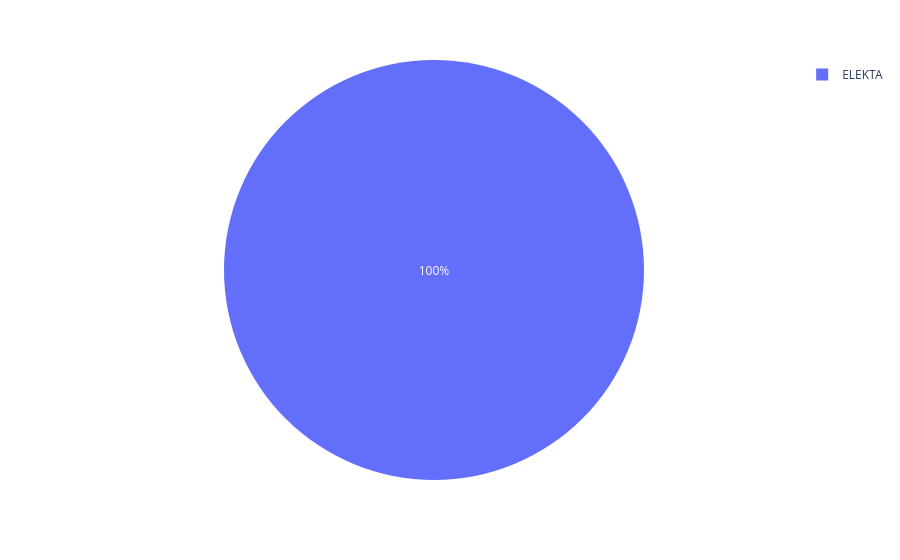
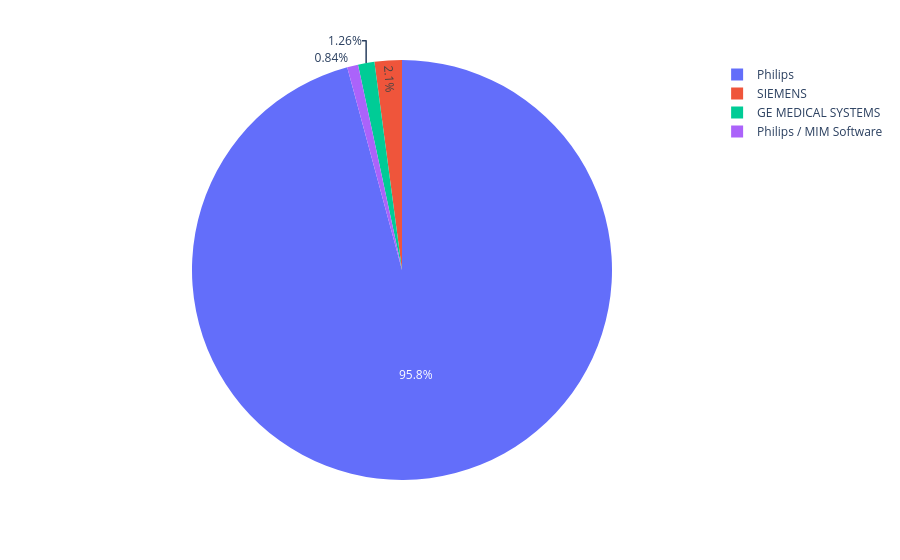

The notebook cell saved with these charts, in order:
### Code cell
import pandas
import plotly.express as px

df = pandas.DataFrame(Manufacturer)
for type in df["type"].unique():
    dff = df[df["type"] == type]
    dff = [{"type": k, "value": len(dff[dff["value"] == k])} for k in dff["value"].unique()]
    dff = pandas.DataFrame(dff)
    print(dff)

    fig = px.pie(dff, values='value', names='type')
    fig.show()

### Figure 1 — Plotly figure (JSON) as saved in the notebook; plotly's stock layout.template omitted (floating-point values rounded to 4 significant figures)
{"data": [{"domain": {"x": [0, 1], "y": [0, 1]}, "hovertemplate": "type=%{label}<br>value=%{value}<extra></extra>", "labels": ["ELEKTA"], "legendgroup": "", "name": "", "showlegend": true, "type": "pie", "values": [168]}], "layout": {"legend": {"tracegroupgap": 0}, "margin": {"t": 60}}}

### Figure 2 — Plotly figure (JSON) as saved in the notebook; plotly's stock layout.template omitted (floating-point values rounded to 4 significant figures)
{"data": [{"domain": {"x": [0, 1], "y": [0, 1]}, "hovertemplate": "type=%{label}<br>value=%{value}<extra></extra>", "labels": ["Philips", "Philips / MIM Software", "GE MEDICAL SYSTEMS", "SIEMENS"], "legendgroup": "", "name": "", "showlegend": true, "type": "pie", "values": [228, 2, 3, 5]}], "layout": {"legend": {"tracegroupgap": 0}, "margin": {"t": 60}}}
